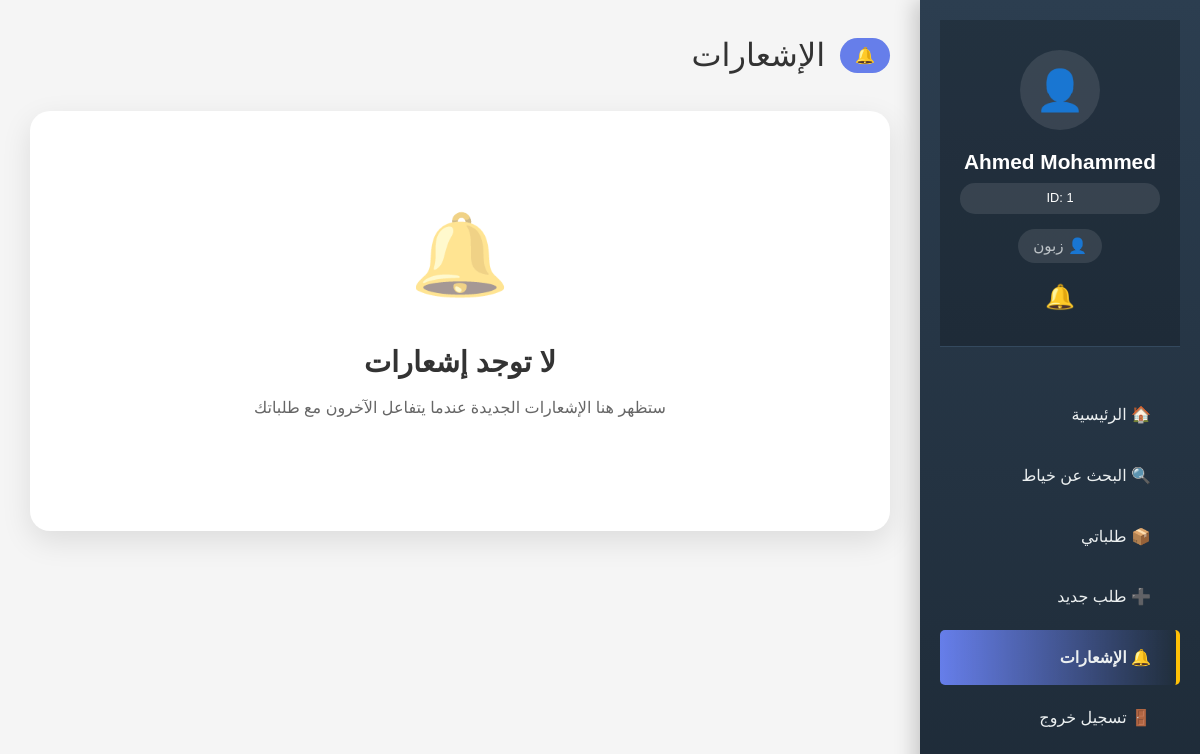
Before: /pages/notifications.php (signed in) with the older database file.
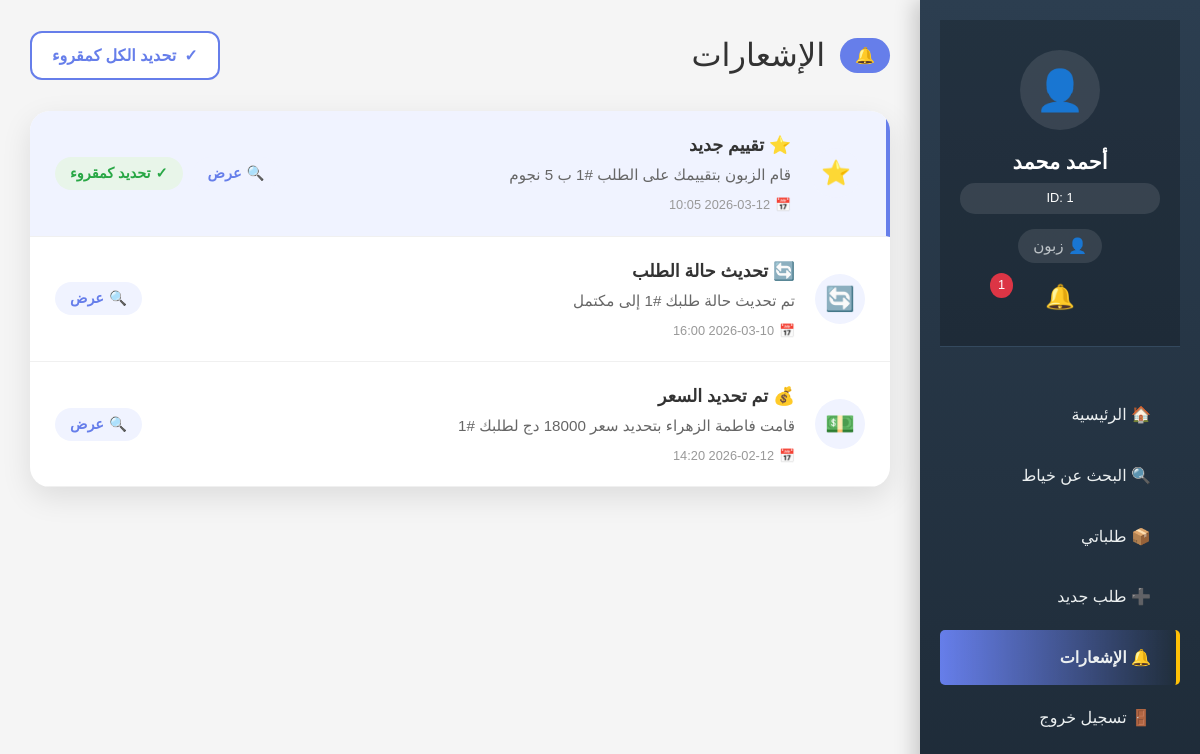
After: the same page with the newer database file.
### tables this page shows
CREATE TABLE IF NOT EXISTS `notifications` (
  `notification_id` int(11) NOT NULL AUTO_INCREMENT,
  `user_id` int(11) NOT NULL,
  `type` varchar(50) NOT NULL,
  `title` varchar(255) NOT NULL,
  `message` text NOT NULL,
  `link` varchar(255) DEFAULT NULL,
  `is_read` tinyint(4) DEFAULT 0,
  `created_at` timestamp NOT NULL DEFAULT current_timestamp(),
  PRIMARY KEY (`notification_id`),
  KEY `user_id` (`user_id`),
  CONSTRAINT `notifications_ibfk_1` FOREIGN KEY (`user_id`) REFERENCES `user` (`user_id`) ON DELETE CASCADE
);

### includes/notifications.php (called while the page is built, shortened)
<?php
function getUserNotifications($user_id, $limit = 50) {
    global $pdo;
    $stmt = $pdo->prepare("
        SELECT * FROM notifications
        WHERE user_id = :user_id
        ORDER BY created_at DESC
        LIMIT :limit
    ");
    $stmt->bindValue(':user_id', $user_id, PDO::PARAM_INT);
    $stmt->bindValue(':limit', (int)$limit, PDO::PARAM_INT);
    $stmt->execute();
    return $stmt->fetchAll();
}
function getUnreadNotificationsCount($user_id) {
    global $pdo;
    $stmt = $pdo->prepare("
        SELECT COUNT(*) as count FROM notifications
        WHERE user_id = ? AND is_read = 0
    ");
    $stmt->execute([$user_id]);
    $result = $stmt->fetch();
    return $result ? $result['count'] : 0;
}
?>

### pages/notifications.php (the view, shortened to what the changed rows need)
<?php
require_once '../includes/db_connection.php';
require_once '../includes/notifications.php';
$user_id = $_SESSION['user_id'];
$user_role = $_SESSION['user_role'];
$unread_count = getUnreadNotificationsCount($user_id);
$notifications = getUserNotifications($user_id, 50);
?>
<!DOCTYPE html>
<html lang="ar" dir="rtl">
<head>
    <link rel="stylesheet" href="../assets/css/style.css">
</head>
<body>
    <div class="dashboard">
        <div class="sidebar">
            <div class="user-info">
                <div style="width:80px;height:80px;background:rgba(255,255,255,0.1);border-radius:50%;margin:0 auto 15px;display:flex;align-items:center;justify-content:center;font-size:2.5em;">
                    <?php echo ($user_role == 'customer') ? '👤' : '✂️'; ?>
                </div>
                <h3><?php echo htmlspecialchars($_SESSION['user_name']); ?></h3>
                <div style="background:rgba(255,255,255,0.1);padding:5px 10px;border-radius:15px;font-size:0.8em;margin:5px 0;">ID: <?php echo $_SESSION['user_id']; ?></div>
                <p class="role"><?php echo ($user_role == 'customer') ? '👤 زبون' : '✂️ خياط'; ?></p>
                <div style="position: relative; margin-top: 15px;">
                    <a href="notifications.php" style="color: white; text-decoration: none; display: flex; align-items: center; justify-content: center; gap: 5px;">
                        <span style="font-size: 1.5em;">🔔</span>
                        <?php if ($unread_count > 0): ?>
                            <span style="background: #dc3545; color: white; border-radius: 50%; padding: 2px 8px; font-size: 0.8em; position: absolute; top: -5px; left: 30px;"><?php echo $unread_count; ?></span>
                        <?php endif; ?>
                    </a>
                </div>
            </div>
        </div>
        <div class="main-content">
            <div class="page-header">
                <div class="page-title">
                    <span>🔔</span>
                    الإشعارات
                </div>
                <?php if (count($notifications) > 0): ?>
                    <a href="?mark_all_read=1" class="mark-all-btn">
                        <span>✓</span> تحديد الكل كمقروء
                    </a>
                <?php endif; ?>
            </div>
            <?php if (count($notifications) > 0): ?>
                <div class="notifications-list">
                    <?php foreach ($notifications as $notif): ?>
                        <div class="notification-item <?php echo $notif['is_read'] ? '' : 'unread'; ?>">
                            <div class="notification-icon">
                                <?php
                                $icon = '📌';
                                switch ($notif['type']) {
                                    case 'review': $icon = '⭐'; break;
                                    case 'price': $icon = '💵'; break;
                                    case 'status': $icon = '🔄'; break;
                                }
                                echo $icon;
                                ?>
                            </div>
                            <div class="notification-content">
                                <div class="notification-title"><?php echo htmlspecialchars($notif['title']); ?></div>
                                <div class="notification-message"><?php echo htmlspecialchars($notif['message']); ?></div>
                                <div class="notification-time">
                                    <span>📅</span>
                                    <?php echo date('Y-m-d H:i', strtotime($notif['created_at'])); ?>
                                </div>
                            </div>
                            <div class="notification-actions">
                                <?php if ($notif['link']): ?>
                                    <a href="<?php echo $notif['link']; ?>" class="notification-link">
                                        <span>🔍</span> عرض
                                    </a>
                                <?php endif; ?>
                                <?php if (!$notif['is_read']): ?>
                                    <a href="?mark_read=<?php echo $notif['notification_id']; ?>" class="mark-read-btn">
                                        <span>✓</span> تحديد كمقروء
                                    </a>
                                <?php endif; ?>
                            </div>
                        </div>
                    <?php endforeach; ?>
                </div>
            <?php else: ?>
                <div class="empty-state">
                    <div class="empty-icon">🔔</div>
                    <h2 class="empty-title">لا توجد إشعارات</h2>
                    <p class="empty-text">ستظهر هنا الإشعارات الجديدة عندما يتفاعل الآخرون مع طلباتك</p>
                </div>
            <?php endif; ?>
        </div>
    </div>
</body>
</html>

Changed rows visible on the page:
now on this page (row edited): notifications: type "⭐", title "⭐ تقييم جديد", message "قام الزبون بتقييمك على الطلب #1 ب 5 نجوم", created_at "2026-03-12 10:05", is_read 0 (drawn)
now on this page (row edited): notifications: type "🔄", title "🔄 تحديث حالة الطلب", message "تم تحديث حالة طلبك #1 إلى مكتمل", created_at "2026-03-10 16:00"
now on this page (row edited): notifications: type "💵", title "💰 تم تحديد السعر", message "قامت فاطمة الزهراء بتحديد سعر 18000 دج لطلبك #1", created_at "2026-02-12 14:20"
Other visible differences:
$_SESSION['user_name']: "Ahmed Mohammed" → "أحمد محمد"
$unread_count: (not shown) → "1"
text no longer shown: "🔔 لا توجد إشعارات ستظهر هنا الإشعارات الجديدة عندما يتفاعل الآخرون مع طلباتك"
text now shown: "✓ تحديد الكل كمقروء"
